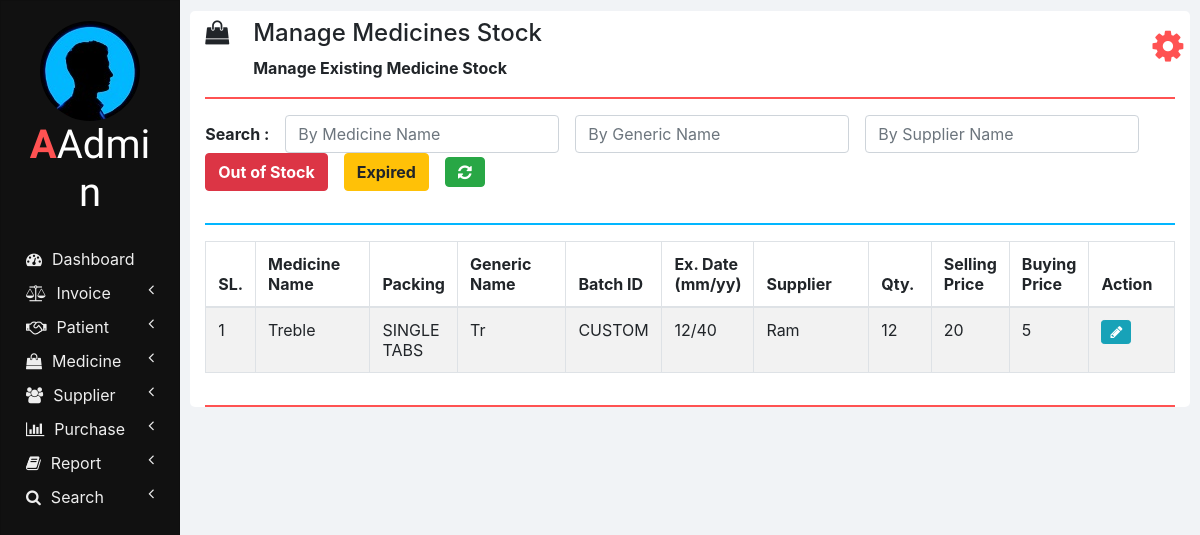
Page /manage_medicine_stock.php (signed in) on the committed database.
### tables this page shows
CREATE TABLE `medicines_stock` (
  `ID` int(11) NOT NULL,
  `NAME` varchar(100) NOT NULL,
  `BATCH_ID` varchar(20) NOT NULL,
  `EXPIRY_DATE` varchar(10) NOT NULL,
  `QUANTITY` int(11) NOT NULL,
  `MRP` double NOT NULL,
  `RATE` double NOT NULL,
  `INVOICE_NUMBER` varchar(50) DEFAULT NULL,
  `medicine_id` int(11) DEFAULT NULL
);

CREATE TABLE `medicines` (
  `ID` int(11) NOT NULL,
  `NAME` varchar(100) NOT NULL,
  `PACKING` varchar(20) NOT NULL,
  `GENERIC_NAME` varchar(100) NOT NULL,
  `SUPPLIER_NAME` varchar(100) NOT NULL
);

### php/manage_medicine_stock.php (the view, shortened to what this page needs)
<?php
  function showMedicinesStock($id) {
    require "db_connection.php";
    if($con) {
      $seq_no = 0;
      $query = "SELECT * FROM medicines INNER JOIN medicines_stock ON medicines.NAME = medicines_stock.NAME";
      $result = mysqli_query($con, $query);
      while($row = mysqli_fetch_array($result)) {
        $seq_no++;
        if($row['BATCH_ID'] == $id)
          showEditOptionsRow($seq_no, $row);
        else
          showMedicineStockRow($seq_no, $row);
      }
    }
  }
  function showMedicineStockRow($seq_no, $row) {
    ?>
    <tr>
      <td><?php echo $seq_no; ?></td>
      <td><?php echo $row['NAME']; ?></td>
      <td><?php echo $row['PACKING']; ?></td>
      <td><?php echo $row['GENERIC_NAME']; ?></td>
      <td><?php echo $row['BATCH_ID']; ?></td>
      <td><?php echo $row['EXPIRY_DATE']; ?></td>
      <td><?php echo $row['SUPPLIER_NAME']; ?></td>
      <td><?php echo $row['QUANTITY']; ?></td>
      <td><?php echo $row['MRP']; ?></td>
      <td><?php echo $row['RATE']; ?></td>
      <td>
        <button href="" class="btn btn-info btn-sm" onclick="editMedicineStock('<?php echo $row['BATCH_ID']; ?>');">
          <i class="fa fa-pencil"></i>
        </button>
      </td>
    </tr>
    <?php
  }
  ?>

### css/sidenav.css (style rules this page uses)
body { background-color: #f1f3f6; }
.sidenav { width: 15%; height: 100vh; background-color: #222222; position: fixed; z-index: 1; flex: 1 0 auto; }
.card { width: 100%; height: 100%; top: 0; border-radius: 0; background-color: #111111; }
.logo .logo-caption { font-family: 'Poiret One', cursive; color: #ffffff; text-align: center; margin-bottom: 25px; }
.logo .profile { margin-left: 50%; border-radius: 50%; transform: translate(-50%); }
.logo .tweak { color: #ff5252; font-weight: bold; }
.main-menu-item { padding: 5px 5px; cursor: pointer; }
.main-menu-item > a { color: #eeeeee; text-decoration: none; font-size: 16px; }
.main-menu-item > a > span { margin-left: 10px; }

### css/home.css (style rules this page uses)
html, body { height: 100vh; }

### rows in the picture
medicines_stock: seq_no "1", NAME "Treble", medicines.PACKING "SINGLE TABS", medicines.GENERIC_NAME "Tr", BATCH_ID "CUSTOM", EXPIRY_DATE "12/40", medicines.SUPPLIER_NAME "Ram", QUANTITY "12", MRP "20", RATE "5"

### other values in the picture
$heading "Manage Medicines Stock"
$sub_heading "Manage Existing Medicine Stock"
